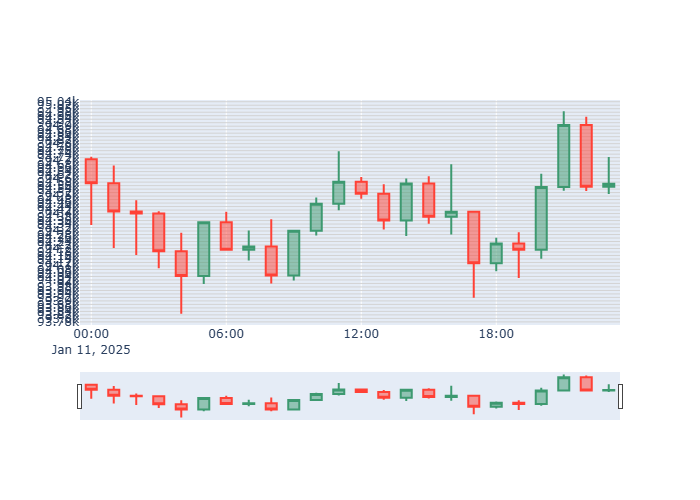
#> input picture daily_train_2/fig_3680.png, 700 x 500 px; its folder holds 4 pictures in this run
$ jupyter execute test.ipynb
#> lines starting #> are read from the running program, lines starting #| are printed output that depends on the picture
[cell 1]
from PIL import Image
import os

[cell 2]
list_names = []

for filename in os.listdir('.'):
    if '.png' in filename:
        fig_name = filename
        fig_name = fig_name.strip('.png')
        list_names.append(fig_name)
#> pass 2 of the loop `for filename in os.listdir('.'):`:
#> pass 3 of the loop `for filename in os.listdir('.'):`:
#> the loop made 5 passes; the first 3 are shown

[cell 3]
list_names

[cell 4]
def crop_img(fig_name):
#> called with fig_name = 'fig_3680'
    img = Image.open(f'{fig_name}.png')
#> img is the input picture: PIL image 700x500 RGBA; mean R, G, B, A 236.9, 237.6, 240.3, 255
    crop_area = (75,100,625,340)
    cropped_img = img.crop(crop_area)
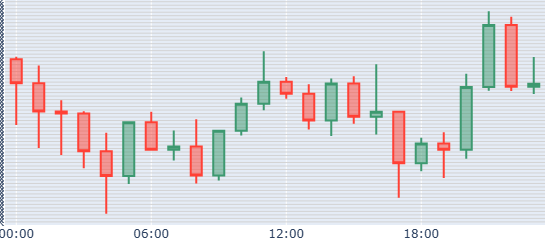
#> cropped_img: PIL image 550x240 RGBA; mean R, G, B, A 221.2, 222, 226.8, 255
    new_name = f'cropped_images\\{fig_name}_cropped.png'
    cropped_img.save(new_name)

for name in list_names:
    crop_img(name)
#> pass 2 of the loop `for name in list_names:`:
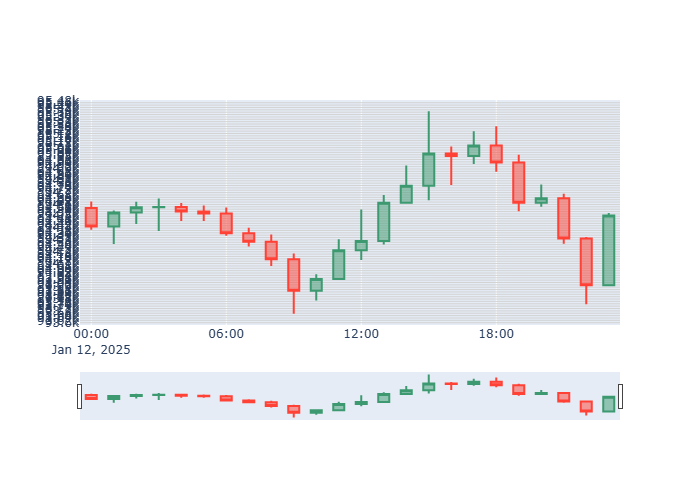
#> input picture daily_train_2/fig_3681.png, 700 x 500 px
#> in crop_img, img is the input picture: PIL image 700x500 RGBA; mean R, G, B, A 235.7, 236.8, 239.5, 255
#> in crop_img (call 2), `cropped_img = img.crop(crop_area)`:
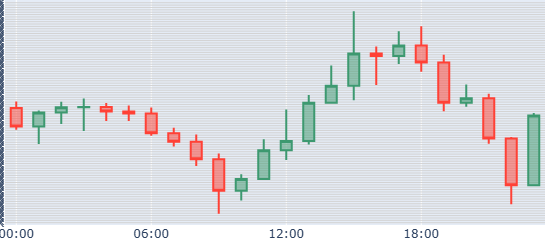
#> cropped_img: PIL image 550x240 RGBA; mean R, G, B, A 219.4, 221, 225.1, 255
#> pass 3 of the loop `for name in list_names:`:
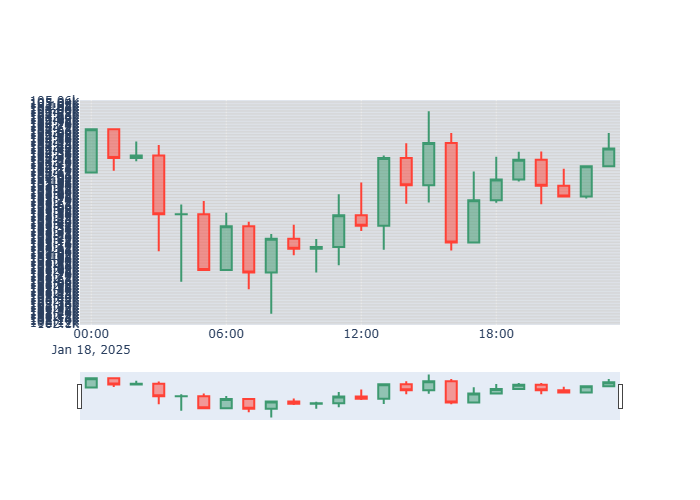
#> input picture daily_train_2/fig_3687.png, 700 x 500 px
#> in crop_img, img is the input picture: PIL image 700x500 RGBA; mean R, G, B, A 232.2, 232.8, 234.5, 255
#> in crop_img (call 3), `cropped_img = img.crop(crop_area)`:
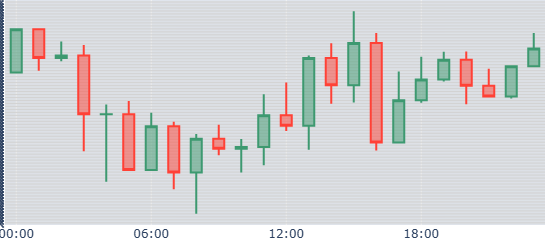
#> cropped_img: PIL image 550x240 RGBA; mean R, G, B, A 213.9, 213.6, 215.1, 255
#> the loop made 4 passes; the first 3 are shown
